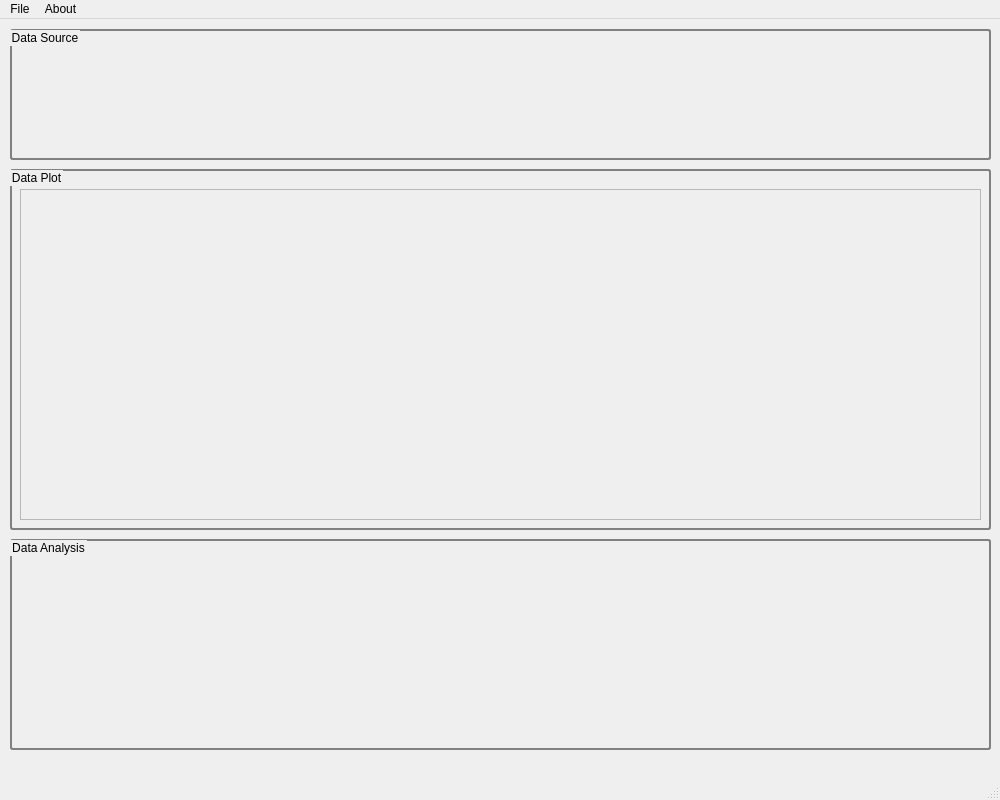
<?xml version="1.0" encoding="UTF-8"?>
<ui version="4.0">
 <class>MainWindow</class>
 <widget class="QMainWindow" name="MainWindow">
  <property name="geometry">
   <rect>
    <x>0</x>
    <y>0</y>
    <width>1000</width>
    <height>800</height>
   </rect>
  </property>
  <property name="windowTitle">
   <string>MainWindow</string>
  </property>
  <widget class="QWidget" name="centralWidget">
   <widget class="QGroupBox" name="grpDataPlot">
    <property name="geometry">
     <rect>
      <x>10</x>
      <y>150</y>
      <width>981</width>
      <height>361</height>
     </rect>
    </property>
    <property name="styleSheet">
     <string notr="true">QGroupBox { 
     border: 2px solid gray; 
     border-radius: 3px; 
 } </string>
    </property>
    <property name="title">
     <string>Data Plot</string>
    </property>
    <widget class="QFrame" name="frmDataPlot">
     <property name="geometry">
      <rect>
       <x>10</x>
       <y>20</y>
       <width>961</width>
       <height>331</height>
      </rect>
     </property>
     <property name="frameShape">
      <enum>QFrame::StyledPanel</enum>
     </property>
     <property name="frameShadow">
      <enum>QFrame::Raised</enum>
     </property>
    </widget>
   </widget>
   <widget class="QGroupBox" name="grpDataAnalysis">
    <property name="geometry">
     <rect>
      <x>10</x>
      <y>520</y>
      <width>981</width>
      <height>211</height>
     </rect>
    </property>
    <property name="styleSheet">
     <string notr="true">QGroupBox { 
     border: 2px solid gray; 
     border-radius: 3px; 
 } </string>
    </property>
    <property name="title">
     <string>Data Analysis</string>
    </property>
    <property name="flat">
     <bool>false</bool>
    </property>
   </widget>
   <widget class="QGroupBox" name="grpDataSource">
    <property name="geometry">
     <rect>
      <x>10</x>
      <y>10</y>
      <width>981</width>
      <height>131</height>
     </rect>
    </property>
    <property name="styleSheet">
     <string notr="true">QGroupBox { 
     border: 2px solid gray; 
     border-radius: 3px; 
 } </string>
    </property>
    <property name="title">
     <string>Data Source</string>
    </property>
   </widget>
  </widget>
  <widget class="QMenuBar" name="menuBar">
   <property name="geometry">
    <rect>
     <x>0</x>
     <y>0</y>
     <width>1000</width>
     <height>21</height>
    </rect>
   </property>
   <widget class="QMenu" name="menuFile">
    <property name="title">
     <string>File</string>
    </property>
    <addaction name="separator"/>
    <addaction name="actionExit"/>
   </widget>
   <widget class="QMenu" name="menuAbout">
    <property name="title">
     <string>About</string>
    </property>
    <addaction name="actionAbout"/>
    <addaction name="actionAboutQt"/>
    <addaction name="actionAboutPython"/>
   </widget>
   <addaction name="menuFile"/>
   <addaction name="menuAbout"/>
  </widget>
  <widget class="QStatusBar" name="statusBar"/>
  <action name="actionExit">
   <property name="text">
    <string>Exit</string>
   </property>
  </action>
  <action name="actionAbout">
   <property name="text">
    <string>About</string>
   </property>
  </action>
  <action name="actionAboutQt">
   <property name="text">
    <string>About Qt</string>
   </property>
  </action>
  <action name="actionAboutPython">
   <property name="text">
    <string>About Python</string>
   </property>
  </action>
 </widget>
 <resources/>
 <connections/>
</ui>
